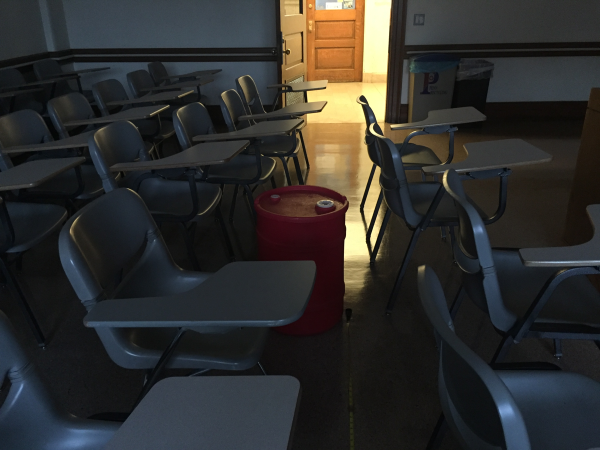
#> input picture trainset/2.2.png, 1200 x 900 px (shown at 1/2 size); its folder holds 7 pictures in this run
$ jupyter execute --allow-errors ece276hw1.ipynb   (older library calls are emulated)
#> lines starting #> are read from the running program, lines starting #| are printed output that depends on the picture
[cell 1]
import cv2,os
import matplotlib.pyplot as plt
import pylab as pl
import scipy.io as sio
import numpy as np
import scipy.stats
import math
from skimage import measure
from skimage import data, util
from skimage.measure import label, regionprops

[cell 2]
folder = "trainset"

YchannelR = []
CrchannelR = []
CbchannelR = []

YchannelnR = []
CrchannelnR = []
CbchannelnR = []

YchannelY = []
CrchannelY = []
CbchannelY = []

YchannelBr = []
CrchannelBr = []
CbchannelBr = []

[cell 3]
img = cv2.imread(os.path.join(folder,'2.2.png'))
#> img is the input picture: shape (900, 1200, 3); mean B, G, R 45, 47, 47.8
img2 = cv2.cvtColor(img, cv2.COLOR_BGR2YCR_CB)
#> img2: shape (900, 1200, 3); mean of channels 0, 1, 2 47, 128.6, 126.9
#> (the rest of this cell did not finish here and is left out)

#> (a cell that did not finish here is left out)

[cell 5]
cnt = 0
#> (the rest of this cell did not finish here and is left out)

[cell 6]
img = cv2.imread(os.path.join(folder,'2.3.png'))
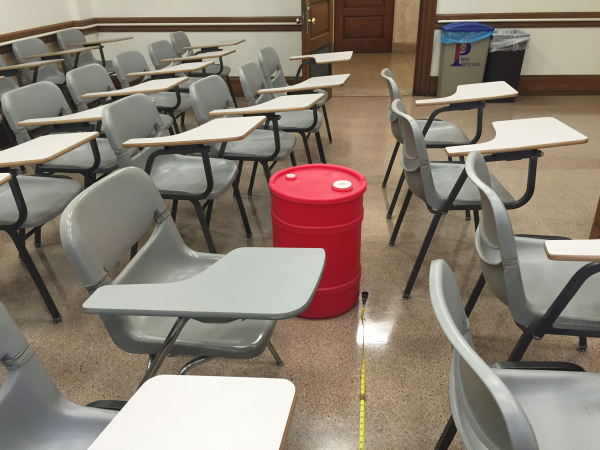
#> input picture trainset/2.3.png, 1200 x 900 px (shown at 1/2 size)
#> img is the input picture: shape (900, 1200, 3); mean B, G, R 115.2, 128.1, 140.4
img2 = cv2.cvtColor(img, cv2.COLOR_BGR2YCR_CB)
#> img2: shape (900, 1200, 3); mean of channels 0, 1, 2 130.3, 135.2, 119.5
data = sio.loadmat('label2.3.mat')
#> (reads trainset/label2.3.mat from the repository)
xR = data['xR'].reshape([-1,1])
yR = data['yR'].reshape([-1,1])
xnR = data['xnR'].reshape([-1,1])
ynR = data['ynR'].reshape([-1,1])
xY = data['xY'].reshape([-1,1])
yY = data['yY'].reshape([-1,1])
xBr = data['xBr'].reshape([-1,1])
yBr = data['yBr'].reshape([-1,1])
cnt = 0
while cnt< len(xR):
    YchannelR.append(img2[xR[cnt],yR[cnt],0])
    CrchannelR.append(img2[xR[cnt],yR[cnt],1])
    CbchannelR.append(img2[xR[cnt],yR[cnt],2])
    cnt = cnt+1
#> after the loop, CbchannelR = []; CrchannelR = []; YchannelR = []; cnt = 0

cnt = 0
while cnt< len(xnR):
    YchannelnR.append(img2[xnR[cnt],ynR[cnt],0])
    CrchannelnR.append(img2[xnR[cnt],ynR[cnt],1])
    CbchannelnR.append(img2[xnR[cnt],ynR[cnt],2])
    cnt = cnt+1
#> after the loop, CbchannelnR = []; CrchannelnR = []; YchannelnR = []; cnt = 0

cnt = 0
while cnt< len(xY):
    YchannelY.append(img2[xY[cnt],yY[cnt],0])
    CrchannelY.append(img2[xY[cnt],yY[cnt],1])
    CbchannelY.append(img2[xY[cnt],yY[cnt],2])
    cnt = cnt+1
#> after the loop, CbchannelY = []; CrchannelY = []; YchannelY = []; cnt = 0

cnt = 0
while cnt< len(xBr):
    YchannelBr.append(img2[xBr[cnt],yBr[cnt],0])
    CrchannelBr.append(img2[xBr[cnt],yBr[cnt],1])
    CbchannelBr.append(img2[xBr[cnt],yBr[cnt],2])
    cnt = cnt+1
#> after the loop, CbchannelBr = 1237 items, first 6: [114], [114], [114], [114], [114], [113]; CrchannelBr = 1237 items, first 6: [147], [147], [147], [147], [147], [147]; YchannelBr = 1237 items, first 6: [58], [56], [56], [55], [55], [56]; cnt = 1237

[cell 7]
img = cv2.imread(os.path.join(folder,'2.8.png'))
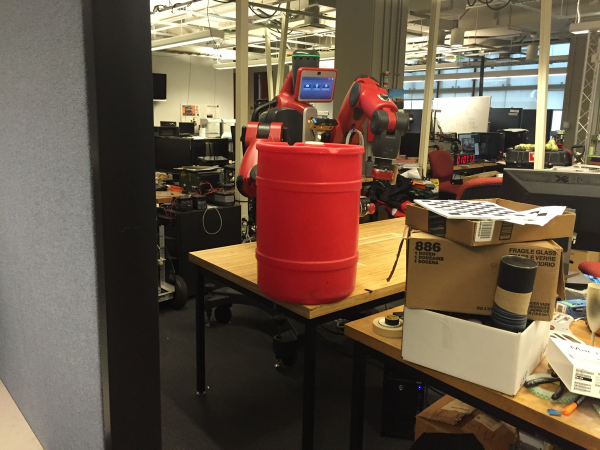
#> input picture trainset/2.8.png, 1200 x 900 px (shown at 1/2 size)
#> img is the input picture: shape (900, 1200, 3); mean B, G, R 72, 88.5, 106.5
img2 = cv2.cvtColor(img, cv2.COLOR_BGR2YCR_CB)
#> img2: shape (900, 1200, 3); mean of channels 0, 1, 2 92, 138.3, 116.7
#> (the rest of this cell did not finish here and is left out)

[cell 8]
img = cv2.imread(os.path.join(folder,'2.14.png'))
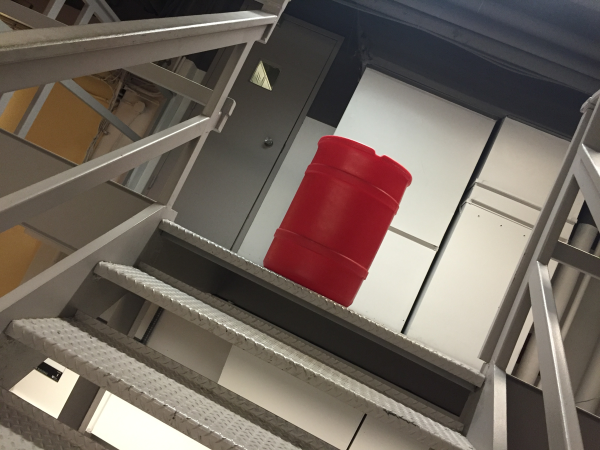
#> input picture trainset/2.14.png, 1200 x 900 px (shown at 1/2 size)
#> img is the input picture: shape (900, 1200, 3); mean B, G, R 94.2, 102.8, 114.1
img2 = cv2.cvtColor(img, cv2.COLOR_BGR2YCR_CB)
#> img2: shape (900, 1200, 3); mean of channels 0, 1, 2 105.2, 134.4, 121.8
data = sio.loadmat('label2.14.mat')
#> (reads trainset/label2.14.mat from the repository)
xR = data['xR'].reshape([-1,1])
yR = data['yR'].reshape([-1,1])
xnR = data['xnR'].reshape([-1,1])
ynR = data['ynR'].reshape([-1,1])
xY = data['xY'].reshape([-1,1])
yY = data['yY'].reshape([-1,1])
xBr = data['xBr'].reshape([-1,1])
yBr = data['yBr'].reshape([-1,1])
cnt = 0
while cnt< len(xR):
    YchannelR.append(img2[xR[cnt],yR[cnt],0])
    CrchannelR.append(img2[xR[cnt],yR[cnt],1])
    CbchannelR.append(img2[xR[cnt],yR[cnt],2])
    cnt = cnt+1
#> after the loop, CbchannelR = 845 items, first 6: [112], [112], [112], [113], [113], [113]; CrchannelR = 845 items, first 6: [174], [174], [174], [174], [174], [174]; YchannelR = 845 items, first 6: [70], [71], [70], [66], [66], [68]; cnt = 845

cnt = 0
while cnt< len(xnR):
    YchannelnR.append(img2[xnR[cnt],ynR[cnt],0])
    CrchannelnR.append(img2[xnR[cnt],ynR[cnt],1])
    CbchannelnR.append(img2[xnR[cnt],ynR[cnt],2])
    cnt = cnt+1
#> after the loop, cnt = 0

cnt = 0
while cnt< len(xY):
    YchannelY.append(img2[xY[cnt],yY[cnt],0])
    CrchannelY.append(img2[xY[cnt],yY[cnt],1])
    CbchannelY.append(img2[xY[cnt],yY[cnt],2])
    cnt = cnt+1
#> after the loop, CbchannelY = 752 items, first 6: [105], [104], [104], [104], [104], [104]; CrchannelY = 752 items, first 6: [147], [147], [148], [148], [148], [147]; YchannelY = 752 items, first 6: [82], [84], [85], [84], [83], [83]; cnt = 752

cnt = 0
while cnt< len(xBr):
    YchannelBr.append(img2[xBr[cnt],yBr[cnt],0])
    CrchannelBr.append(img2[xBr[cnt],yBr[cnt],1])
    CbchannelBr.append(img2[xBr[cnt],yBr[cnt],2])
    cnt = cnt+1
#> after the loop, cnt = 0
